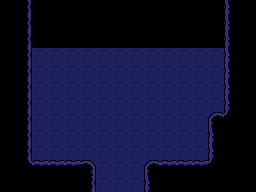

This is a level from a 2D game, rendered from its Tiled map with the project's own tilesets. A one-line summary and the complete map file follow:
An orthogonal 16x12 tile map with 16x16 px tiles, 3 tile layers (BGLower, BGUpper, BGUpper2) and 8 objects.

<map version="1.10" tiledversion="1.10.1" orientation="orthogonal" renderorder="right-down" width="16" height="12" tilewidth="16" tileheight="16" infinite="0" nextlayerid="12" nextobjectid="230">
 <tileset firstgid="1" source="waterfall.tsx" />
 <layer id="7" name="BGLower" width="16" height="12">
  <data encoding="csv">
62,120,62,62,62,62,62,62,62,62,62,62,62,62,118,62,
62,120,62,62,62,62,62,62,62,62,62,62,62,62,118,62,
62,120,62,62,62,62,62,62,62,62,62,62,62,62,118,62,
62,120,113,113,113,113,113,113,113,113,113,113,113,113,118,62,
62,120,113,113,113,113,113,113,113,113,113,113,113,113,118,62,
62,120,113,113,113,113,113,113,113,113,113,113,113,113,118,62,
62,120,113,113,113,113,113,113,113,113,113,113,113,113,118,62,
62,120,113,113,113,113,113,113,113,113,113,113,113,113,28,62,
62,120,113,113,113,113,113,113,113,113,113,113,113,118,62,62,
62,120,113,113,113,113,113,113,113,113,113,113,113,118,62,62,
62,27,101,101,101,113,113,113,113,113,101,101,101,28,62,62,
62,62,62,62,62,120,113,113,113,118,62,62,62,62,62,62
</data>
 </layer>
 <layer id="8" name="BGUpper" width="16" height="12">
  <data encoding="csv">
0,0,0,0,0,0,0,0,0,0,0,0,0,0,0,0,
0,0,0,0,0,0,0,0,0,0,0,0,0,0,0,0,
0,0,0,0,0,0,0,0,0,0,0,0,0,0,0,0,
0,0,0,0,0,0,0,0,0,0,0,0,0,0,0,0,
0,0,0,0,0,0,0,0,0,0,0,0,0,0,0,0,
0,0,0,0,0,0,0,0,0,0,0,0,0,0,0,0,
0,0,0,0,0,0,0,0,0,0,0,0,0,0,0,0,
0,0,0,0,0,0,0,0,0,0,0,0,0,217,0,0,
0,0,0,0,0,0,0,0,0,0,0,0,0,0,0,0,
0,0,0,0,0,0,0,0,0,0,0,0,0,0,0,0,
0,0,0,0,0,219,0,0,0,217,0,0,0,0,0,0,
0,0,0,0,0,0,0,0,0,0,0,0,0,0,0,0
</data>
 </layer>
 <layer id="9" name="BGUpper2" width="16" height="12">
  <data encoding="csv">
0,0,0,0,0,0,0,0,0,0,0,0,0,0,0,0,
0,0,0,0,0,0,0,0,0,0,0,0,0,0,0,0,
0,0,0,0,0,0,0,0,0,0,0,0,0,0,0,0,
0,0,0,0,0,0,0,0,0,0,0,0,0,0,0,0,
0,0,0,0,0,0,0,0,0,0,0,0,0,0,0,0,
0,0,0,0,0,0,0,0,0,0,0,0,0,0,0,0,
0,0,0,0,0,0,0,0,0,0,0,0,0,0,0,0,
0,0,0,0,0,0,0,0,0,0,0,0,0,0,0,0,
0,0,0,0,0,0,0,0,0,0,0,0,0,0,0,0,
0,0,0,0,0,0,0,0,0,0,0,0,0,0,0,0,
0,0,0,0,0,0,0,0,0,0,0,0,0,0,0,0,
0,0,0,0,0,0,0,0,0,0,0,0,0,0,0,0
</data>
 </layer>
 <objectgroup id="10" name="Wall">
  <object id="212" x="32" y="160" width="64" height="32" />
  <object id="215" x="144" y="160" width="64" height="32" />
  <object id="222" x="16" y="64" width="16" height="96" />
  <object id="225" x="208" y="64" width="16" height="96" />
  <object id="226" x="176" y="64" width="32" height="32" />
  <object id="227" x="192" y="96" width="16" height="16" />
  <object id="228" x="176" y="96">
   <polygon points="0,0 16,16 16,0" />
  </object>
  <object id="229" x="32" y="64" width="144" height="16" />
 </objectgroup>
 <objectgroup id="3" name="Entity" opacity="0.71" />
 <objectgroup draworder="index" id="4" name="Warp" />
 <objectgroup id="11" name="Path" />
</map>
